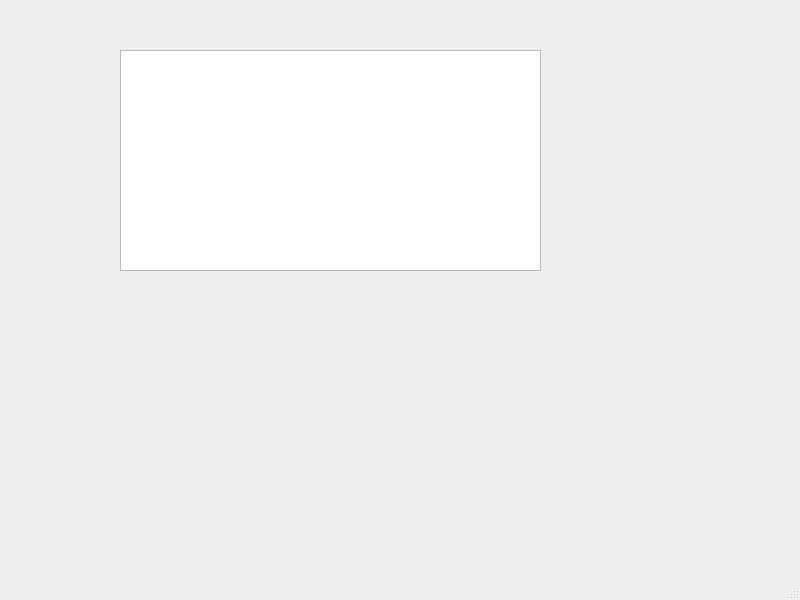
<?xml version="1.0" encoding="UTF-8"?>
<ui version="4.0">
 <class>MainWindow</class>
 <widget class="QMainWindow" name="MainWindow">
  <property name="geometry">
   <rect>
    <x>0</x>
    <y>0</y>
    <width>800</width>
    <height>600</height>
   </rect>
  </property>
  <property name="windowTitle">
   <string>MainWindow</string>
  </property>
  <widget class="QWidget" name="centralwidget">
   <widget class="QTextEdit" name="txtHIDBuffer">
    <property name="geometry">
     <rect>
      <x>120</x>
      <y>50</y>
      <width>421</width>
      <height>221</height>
     </rect>
    </property>
    <property name="readOnly">
     <bool>true</bool>
    </property>
   </widget>
  </widget>
  <widget class="QMenuBar" name="menubar">
   <property name="geometry">
    <rect>
     <x>0</x>
     <y>0</y>
     <width>800</width>
     <height>23</height>
    </rect>
   </property>
  </widget>
  <widget class="QStatusBar" name="statusbar"/>
 </widget>
 <resources/>
 <connections/>
</ui>
